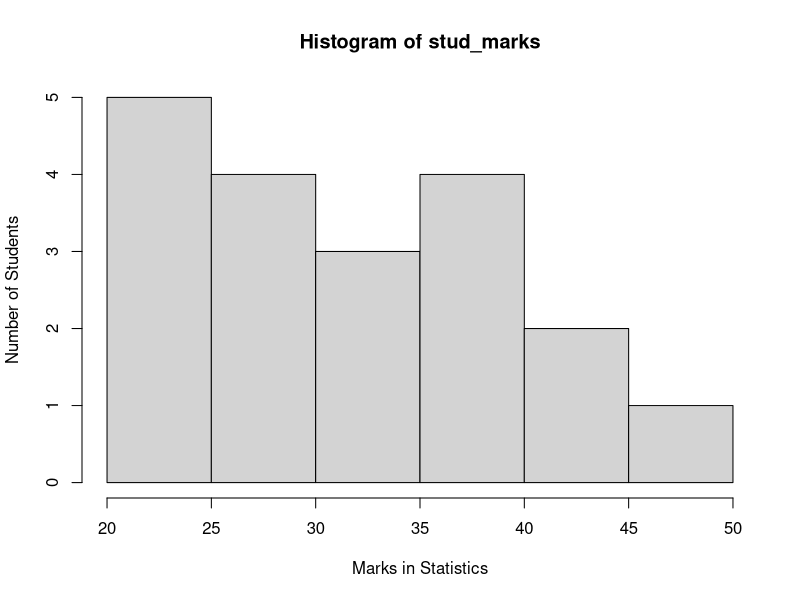

Recreate this plot in R.
mid<-function(low, high)
{
  return ((low+high)/2)
}

range_group<-c(mid(20,25), mid(25,30), mid(30,35), mid(35,40), mid(40,45), mid(45,50))
freq<-c(5,4,3,4,2,1)
stud_marks<-rep(range_group, times=freq)

hist(stud_marks, xlab="Marks in Statistics", ylab="Number of Students", xlim=c(20,50), plot=TRUE)

#Function for mode
mode_def <- function(rg, f){
  n<-length(f)
  mode_list<-c()
  max_freq<-0
  for (i in 1:n)
  {
    if (f[i]>max_freq){
      max_freq<-f[i]
    }
  }
  for (i in 1:n)
  {
    if (max_freq==f[i])
    {
      nm<-rg[i]
      mode_list<-append(mode_list, nm)
    }
  }
  return (mode_list)
}

mean_data<-mean(stud_marks)
median_data<-median(stud_marks)
cat("Mean: ", mean_data)
cat("Median data: ", median_data)

mode_data<-mode_def(range_group, freq)

if ((length(mode_data))==1){
  cat("Mode:", mode_data)
}else{
  cat("It is a multimodal distribution.\nList of modes:", mode_data)
}